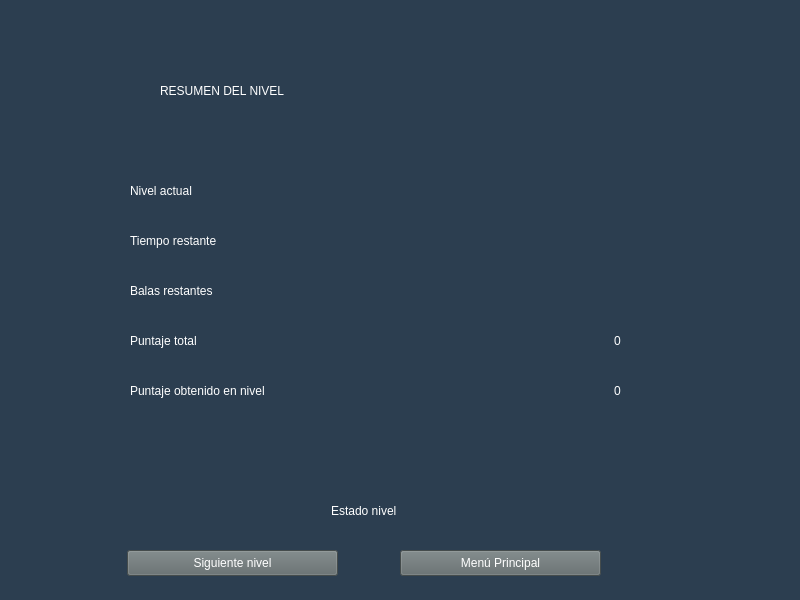
<?xml version="1.0" encoding="UTF-8"?>
<ui version="4.0">
 <class>MainWindow</class>
 <widget class="QMainWindow" name="MainWindow">
  <property name="geometry">
   <rect>
    <x>0</x>
    <y>0</y>
    <width>800</width>
    <height>600</height>
   </rect>
  </property>
  <property name="windowTitle">
   <string>MainWindow</string>
  </property>
  <widget class="QWidget" name="centralwidget">
   <widget class="QWidget" name="fondo" native="true">
    <property name="geometry">
     <rect>
      <x>0</x>
      <y>0</y>
      <width>801</width>
      <height>601</height>
     </rect>
    </property>
    <property name="styleSheet">
     <string notr="true">background-color: rgb(44, 62, 80);</string>
    </property>
    <widget class="QLabel" name="label_resumen">
     <property name="geometry">
      <rect>
       <x>160</x>
       <y>70</y>
       <width>411</width>
       <height>41</height>
      </rect>
     </property>
     <property name="styleSheet">
      <string notr="true">font: 30pt &quot;Arial&quot;;
color: rgb(255, 255, 255)</string>
     </property>
     <property name="text">
      <string>RESUMEN DEL NIVEL</string>
     </property>
     <property name="scaledContents">
      <bool>true</bool>
     </property>
    </widget>
    <widget class="QWidget" name="verticalLayoutWidget_2">
     <property name="geometry">
      <rect>
       <x>129</x>
       <y>480</y>
       <width>471</width>
       <height>63</height>
      </rect>
     </property>
     <layout class="QVBoxLayout" name="verticalLayout_5">
      <item alignment="Qt::AlignHCenter|Qt::AlignVCenter">
       <widget class="QLabel" name="label_estado_nivel">
        <property name="styleSheet">
         <string notr="true">font: 15pt &quot;Arial&quot;;
color: white</string>
        </property>
        <property name="text">
         <string>Estado nivel</string>
        </property>
       </widget>
      </item>
     </layout>
    </widget>
    <widget class="QPushButton" name="boton_siguiente">
     <property name="geometry">
      <rect>
       <x>127</x>
       <y>550</y>
       <width>211</width>
       <height>26</height>
      </rect>
     </property>
     <property name="styleSheet">
      <string notr="true">background-color: rgb(97, 106, 107);
font: 10pt &quot;Arial&quot;;
color: white;
</string>
     </property>
     <property name="text">
      <string>Siguiente nivel</string>
     </property>
    </widget>
    <widget class="QPushButton" name="boton_salir">
     <property name="geometry">
      <rect>
       <x>400</x>
       <y>550</y>
       <width>201</width>
       <height>26</height>
      </rect>
     </property>
     <property name="styleSheet">
      <string notr="true">background-color: rgb(97, 106, 107);
font: 10pt &quot;Arial&quot;;
color: white;
</string>
     </property>
     <property name="text">
      <string>Menú Principal</string>
     </property>
    </widget>
    <widget class="QWidget" name="horizontalLayoutWidget">
     <property name="geometry">
      <rect>
       <x>130</x>
       <y>170</y>
       <width>491</width>
       <height>41</height>
      </rect>
     </property>
     <layout class="QHBoxLayout" name="horizontalLayout">
      <item>
       <widget class="QLabel" name="label_nivel_actual">
        <property name="styleSheet">
         <string notr="true">font: 20pt &quot;Arial&quot;;
color: white</string>
        </property>
        <property name="text">
         <string>Nivel actual</string>
        </property>
       </widget>
      </item>
      <item alignment="Qt::AlignRight">
       <widget class="QLabel" name="nivel">
        <property name="styleSheet">
         <string notr="true">font: 20pt &quot;Arial&quot;;
color: white</string>
        </property>
        <property name="text">
         <string/>
        </property>
       </widget>
      </item>
     </layout>
    </widget>
    <widget class="QWidget" name="horizontalLayoutWidget_2">
     <property name="geometry">
      <rect>
       <x>130</x>
       <y>270</y>
       <width>491</width>
       <height>41</height>
      </rect>
     </property>
     <layout class="QHBoxLayout" name="horizontalLayout_2">
      <item>
       <widget class="QLabel" name="label_balas_restantes">
        <property name="styleSheet">
         <string notr="true">font: 20pt &quot;Arial&quot;;
color: white</string>
        </property>
        <property name="text">
         <string>Balas restantes</string>
        </property>
       </widget>
      </item>
      <item alignment="Qt::AlignRight">
       <widget class="QLabel" name="balas">
        <property name="styleSheet">
         <string notr="true">font: 20pt &quot;Arial&quot;;
color: white</string>
        </property>
        <property name="text">
         <string/>
        </property>
       </widget>
      </item>
     </layout>
    </widget>
    <widget class="QWidget" name="horizontalLayoutWidget_3">
     <property name="geometry">
      <rect>
       <x>130</x>
       <y>320</y>
       <width>491</width>
       <height>41</height>
      </rect>
     </property>
     <layout class="QHBoxLayout" name="horizontalLayout_3">
      <item>
       <widget class="QLabel" name="label_puntaje_total">
        <property name="styleSheet">
         <string notr="true">font: 20pt &quot;Arial&quot;;
color: white</string>
        </property>
        <property name="text">
         <string>Puntaje total</string>
        </property>
       </widget>
      </item>
      <item alignment="Qt::AlignRight">
       <widget class="QLabel" name="label_valor_puntaje_total">
        <property name="styleSheet">
         <string notr="true">font: 20pt &quot;Arial&quot;;
color: white</string>
        </property>
        <property name="text">
         <string>0</string>
        </property>
       </widget>
      </item>
     </layout>
    </widget>
    <widget class="QWidget" name="horizontalLayoutWidget_4">
     <property name="geometry">
      <rect>
       <x>130</x>
       <y>220</y>
       <width>491</width>
       <height>41</height>
      </rect>
     </property>
     <layout class="QHBoxLayout" name="horizontalLayout_4">
      <item>
       <widget class="QLabel" name="label_tiempo_restante">
        <property name="styleSheet">
         <string notr="true">font: 20pt &quot;Arial&quot;;
color: white</string>
        </property>
        <property name="text">
         <string>Tiempo restante</string>
        </property>
       </widget>
      </item>
      <item alignment="Qt::AlignRight">
       <widget class="QLabel" name="tiempo">
        <property name="styleSheet">
         <string notr="true">font: 20pt &quot;Arial&quot;;
color: white</string>
        </property>
        <property name="text">
         <string/>
        </property>
       </widget>
      </item>
     </layout>
    </widget>
    <widget class="QWidget" name="horizontalLayoutWidget_5">
     <property name="geometry">
      <rect>
       <x>130</x>
       <y>370</y>
       <width>491</width>
       <height>41</height>
      </rect>
     </property>
     <layout class="QHBoxLayout" name="horizontalLayout_5">
      <item>
       <widget class="QLabel" name="label_puntaje_nivel">
        <property name="styleSheet">
         <string notr="true">font: 20pt &quot;Arial&quot;;
color: white</string>
        </property>
        <property name="text">
         <string>Puntaje obtenido en nivel</string>
        </property>
       </widget>
      </item>
      <item alignment="Qt::AlignRight">
       <widget class="QLabel" name="label_valor_puntaje_nivel">
        <property name="styleSheet">
         <string notr="true">font: 20pt &quot;Arial&quot;;
color: white</string>
        </property>
        <property name="text">
         <string>0</string>
        </property>
       </widget>
      </item>
     </layout>
    </widget>
   </widget>
  </widget>
 </widget>
 <resources/>
 <connections/>
</ui>
